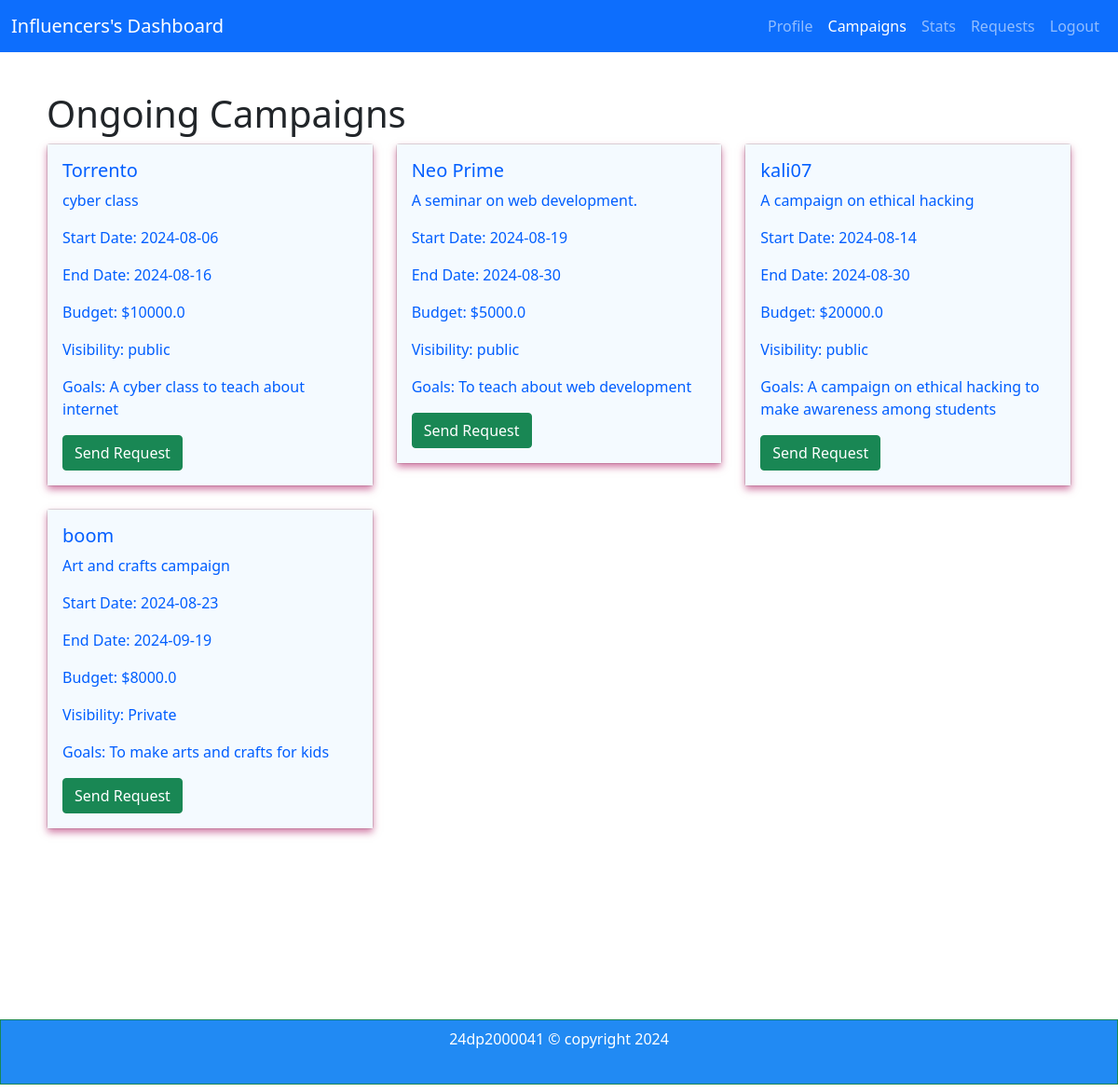
/campaigni (signed in), run on the app's committed database.
### app.py (models this page shows, shortened)
class Campaign(db.Model):
    id = db.Column(db.Integer, primary_key=True, autoincrement=True)
    name = db.Column(db.String(64), index=True)
    description = db.Column(db.String(256))
    start_date = db.Column(db.Date)
    end_date = db.Column(db.Date)
    budget = db.Column(db.Float)
    visibility = db.Column(db.String(64))
    goals = db.Column(db.String(256))
    sponsor_id = db.Column(db.Integer, db.ForeignKey('user.id'))

### app.py (the view)
@app.route('/campaigni')
@login_required
def campaigni():
    all_campaigns = Campaign.query.all()
    return render_template('campaigni.html', campaigns=all_campaigns)

### app.py (called while the page is built)
@login_manager.user_loader
def load_user(user_id):
    return User.query.get(int(user_id))

    @property
    def is_active(self):
        return True

### templates/campaigni.html (shortened to what this page needs)
<!DOCTYPE html>
<html lang="en">
<head>
    <link href="https://cdn.jsdelivr.net/npm/bootstrap@5.0.2/dist/css/bootstrap.min.css" rel="stylesheet">
</head>
<body>
    <div class="container1">
        <div id="panel">
            <nav class="navbar navbar-expand-sm bg-primary navbar-dark fixed-top" id="navi">
                <div class="container-fluid">
                    <a class="navbar-brand" href="#">Influencers's Dashboard</a>
                    <div class="collapse navbar-collapse justify-content-end" id="navbarNavDropdown">
                        <ul class="navbar-nav">
                            <li class="nav-item">
                                <a class="nav-link" href="/influencer_dashboard">Profile</a>
                            </li>
                            <li class="nav-item">
                                <a class="nav-link active" aria-current="page" href="/campaigni">Campaigns</a>
                            </li>
                            <li class="nav-item">
                                <a class="nav-link" href="/stats_influencer">Stats</a>
                            </li>
                            <li class="nav-item">
                                <a class="nav-link" aria-current="page" href="/request_i">Requests</a>
                            </li>
                            <li class="nav-item">
                                <a class="nav-link" href="/logout">Logout</a>
                            </li>
                        </ul>
                    </div>
                </div>
            </nav>
        </div>
        <br>
        <br>
        <div class="inside">
            <h1>Ongoing Campaigns</h1>
            <div class="row">
                {% for campaign in campaigns %}
                <div class="col-md-4">
                    <div class="card mb-4">
                        <div class="card-body">
                            <h5 class="card-title">{{ campaign.name }}</h5>
                            <p class="card-text">{{ campaign.description }}</p>
                            <p class="card-text">Start Date: {{ campaign.start_date }}</p>
                            <p class="card-text">End Date: {{ campaign.end_date }}</p>
                            <p class="card-text">Budget: ${{ campaign.budget }}</p>
                            <p class="card-text">Visibility: {{ campaign.visibility }}</p>
                            <p class="card-text">Goals: {{ campaign.goals }}</p>
                            <button type="button" class="btn btn-success" data-bs-toggle="modal" data-bs-target="#sendRequestModal-{{ campaign.id }}">
                                Send Request
                            </button>
                        </div>
                    </div>
                </div>
                {% endfor %}
            </div>
        </div>
    </div>
    <div class="border border-success p-2 mb-2" id="kaal">
        24dp2000041 © copyright 2024
</div>
</body>
</html>

### templates/campaigni.html (style rules this page uses)
.inside { margin-left: 50px; margin-top: 50px; margin-right: 50px; }
.card-body { box-shadow: 0px 4px 8px rgba(165, 0, 82, 0.542); background-color: #f4faff; color: rgb(0, 94, 255); }
#kaal { background-color: rgb(33, 138, 243); color: rgb(255, 255, 255); text-align: center; padding: 0px; margin-top: 180px; height: 70px; }

### data on the page
Campaign: name "Torrento", description "cyber class", start_date "2024-08-06", end_date "2024-08-16", budget "10000.0", visibility "public", goals "A cyber class to teach about internet"
Campaign: name "Neo Prime", description "A seminar on web development.", start_date "2024-08-19", end_date "2024-08-30", budget "5000.0", visibility "public", goals "To teach about web development"
Campaign: name "kali07", description "A campaign on ethical hacking", start_date "2024-08-14", end_date "2024-08-30", budget "20000.0", visibility "public", goals "A campaign on ethical hacking to make awareness among students"
Campaign: name "boom", description "Art and crafts campaign", start_date "2024-08-23", end_date "2024-09-19", budget "8000.0", visibility "Private", goals "To make arts and crafts for kids"
